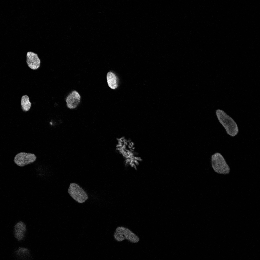
%> input picture Chromosomes-blue.tif, 260 x 260 px, shrunk from 1024 x 1024 before the run
$ octave chromosome-counting.m   (GNU Octave 9; MATLAB toolbox functions it lacks are replaced by stand-ins)
%> lines starting %> are read from the running program, lines starting %| are printed output that depends on the picture; in (x1, y1, x2, y2) boxes, pixels count from 0 and x2, y2 are one past the last pixel; in counts of white or black regions, pixels touching at a corner belong together; the program's own positions count from 1
I_blue = imread("Chromosomes-blue.tif") ;
%> I_blue is the input picture: size 260x260 uint16; min 0, max 64796, mean 1398.5

% figure ;
% subplot(1,2,1); imshow(I_green);

% Threshold : method 1 with histogram equalization + median filter + manual threshold:

I_blue_eq = histeq(I_blue);
I_blue_eq_med = medfilt2(I_blue_eq, [30 30]);

% [5 lines of commented-out code are left out]

I_blue_threshold1 = I_blue_eq_med ;
I_blue_threshold1(I_blue_threshold1 > 6.2*10^4) = 2^16 ;
%> I_blue_threshold1: size 260x260 uint16; min 0, max 65535, mean 47159.2
I_blue_threshold1(I_blue_threshold1 <= 6.2*10^4) = 0 ;
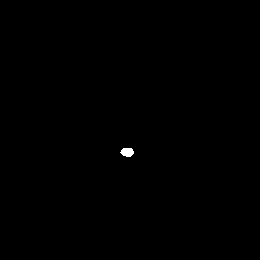
%> I_blue_threshold1: size 260x260 uint16; values 0 (black) and 65535 (white), 0.14% white; 1 white region, box (x1, y1, x2, y2) and area: (120, 148, 134, 157) 97

% Threshold : method 2 only manual threshold :

% imhist(I_blue);
I_blue_threshold2 = I_blue;
I_blue_threshold2(I_blue_threshold2 > 5000) = 2^16 ;
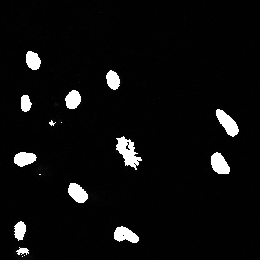
%> I_blue_threshold2: size 260x260 uint16; 4.29% of pixels changed, all inside (x1, y1, x2, y2) = (14, 51, 239, 257); drawn with min black and max white
I_blue_threshold2(I_blue_threshold2 <= 5000) = 0 ;
%> I_blue_threshold2: size 260x260 uint16; values 0 (black) and 65535 (white), 4.3% white; 17 white regions (4 under 20 px), largest, box (x1, y1, x2, y2) and area: (116, 136, 142, 170) 421, (216, 109, 239, 137) 330, (211, 152, 230, 174) 296


% Threshold : method 3 FFT :
F = fftshift(fft2(I_blue));
Fb = F ;

c = 100 ;
x = size(F, 1) /2;
%> x = 130
y = size(F, 2) /2;
%> y = 130

for i = 1:size(F, 1)
    for j= 1:size(F, 2)
        if i > x+c || i < x-c || j > y+c || j< y-c
            Fb(i,j) = 0;
        end
    end
end

% Fb(x-c:x+c, y-c:y+c) = 0; high filter pass
rI = ifft2(ifftshift(Fb));

% [7 lines of commented-out code are left out]

[T,EM] = graythresh(I_blue_eq_med);
%> T = 0.486; EM = 0.954
Iotsu = I_blue_eq_med;
Iotsu(Iotsu>T*(2^16 -1)) = 2^16 -1;
Iotsu(Iotsu<=T*(2^16 -1)) = 0;
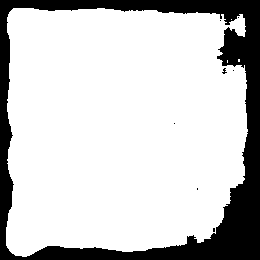
%> Iotsu: size 260x260 uint16; values 0 (black) and 65535 (white), 79.4% white; 8 black regions (7 under 20 px), largest, box (x1, y1, x2, y2) and area: (0, 0, 260, 260) 13877
Iotsu_blue = logical(Iotsu);

% Comparisons :

% figure ;
% subplot(1,3,1); imshow(logical(I_blue_threshold1));
% subplot(1,3,2); imshow(logical(I_blue_threshold2));
% subplot(1,3,3); imshow(logical(Iotsu_blue));


% Watershed : detect cells postions
map = bwdist(I_blue_threshold1);
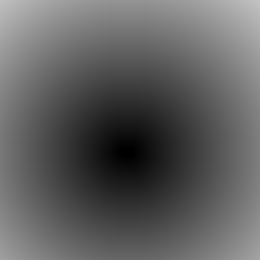
%> map: size 260x260 single; min 0, max 195.7, mean 95.7
L = watershed(map);
%> L: size 260x260 uint8; every value is 1
disp = labeloverlay(I_blue, L);
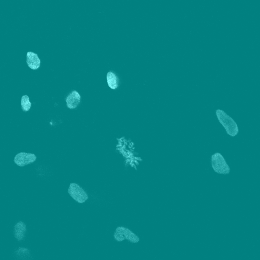
%> disp: size 260x260x3 uint8; mean R, G, B 2.8, 130.1, 130.1

% figure ;
% subplot(1,2,1); imshow(logical(I_blue_threshold1));
% subplot(1,2,2); imshow(disp);

zones = max(unique(L)); % 13 distinct regions with threshold1
%> zones = 1

%%
I_green = imread("Chromosomes-green.tif") ;
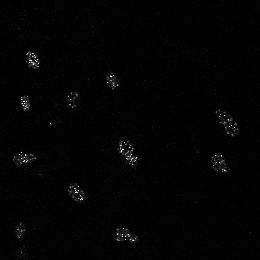
%> input picture Chromosomes-green.tif, 260 x 260 px, shrunk from 1024 x 1024 before the run
%> I_green is the input picture: size 260x260 uint16; min 128, max 65520, mean 1212.3
% figure ; imshow(I_green) ;
% imhist(I_green)

% Method 1 : Otsu

[T,EM] = graythresh(I_green);
%> T = 0.247; EM = 0.651
Iotsu = I_green;
Iotsu(Iotsu>T*(2^16 -1)) = 2^16 -1;
%> Iotsu: size 260x260 uint16; 0.57% of pixels changed, all inside (x1, y1, x2, y2) = (13, 26, 238, 253)
Iotsu(Iotsu<=T*(2^16 -1)) = 0;
%> Iotsu: size 260x260 uint16; values 0 (black) and 65535 (white), 0.57% white in thin lines or dots, all inside (x1, y1, x2, y2) = (13, 26, 238, 253)
Iotsu_green = logical(Iotsu);

%figure ; imshow(logical(Iotsu_green));

% Method 2 : manual threshold
I_green_threshold = I_green;
I_green_threshold(I_green_threshold > 15000) = 2^16 ;
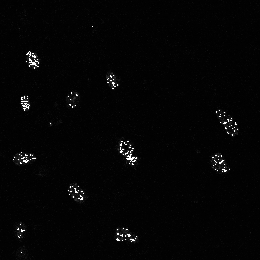
%> I_green_threshold: size 260x260 uint16; 0.64% of pixels changed, all inside (x1, y1, x2, y2) = (13, 26, 238, 253); drawn with min black and max white
I_green_threshold(I_green_threshold <= 15000) = 0 ;

% figure ; imshow(logical(I_green_threshold))
